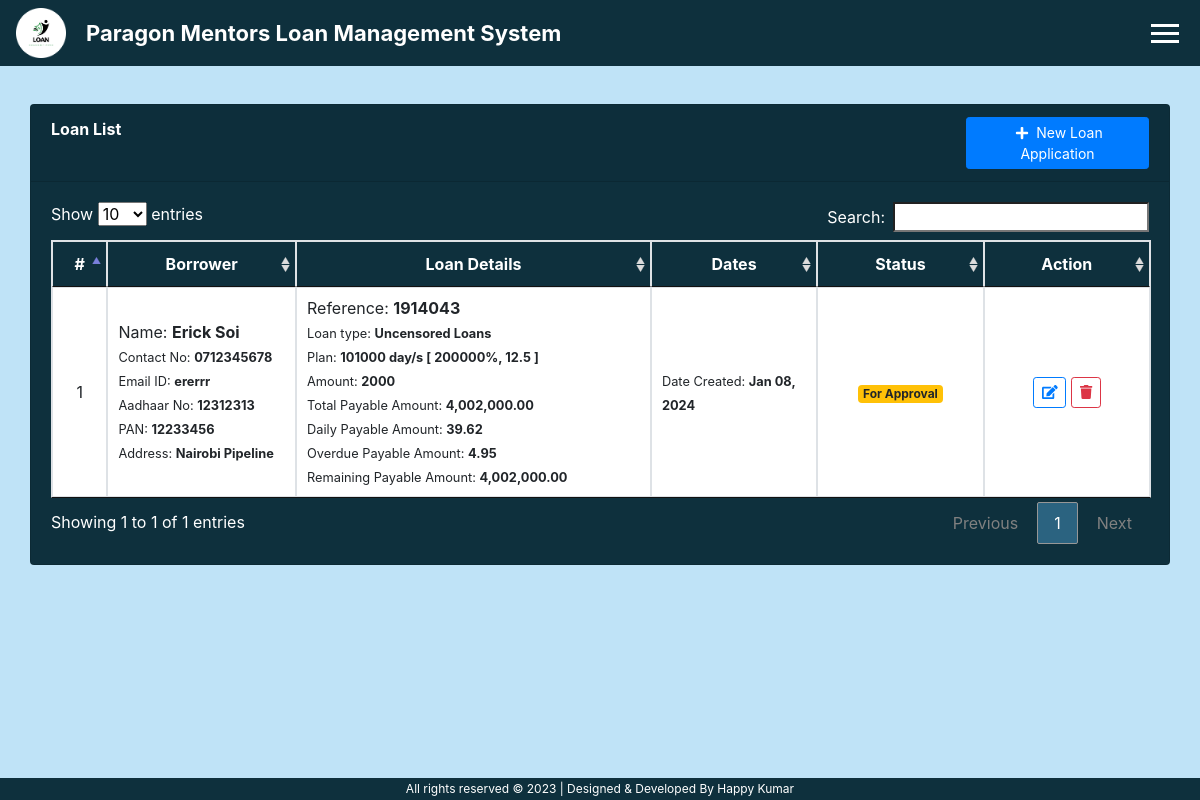
Screenshot of /index.php?page=loans (signed in) with the database file from the repository.
### tables this page shows
CREATE TABLE `loan_list` (
  `id` int NOT NULL AUTO_INCREMENT,
  `ref_no` varchar(50) NOT NULL,
  `loan_type_id` int NOT NULL,
  `borrower_id` int NOT NULL,
  `purpose` text NOT NULL,
  `amount` double NOT NULL,
  `daily_amount` double NOT NULL,
  `plan_id` int NOT NULL,
  `status` tinyint(1) NOT NULL DEFAULT '0' COMMENT '0= request, 1= confrimed,2=released,3=complteted,4=denied\r\n',
  `date_released` datetime DEFAULT NULL,
  `date_created` datetime NOT NULL DEFAULT CURRENT_TIMESTAMP ON UPDATE CURRENT_TIMESTAMP,
  PRIMARY KEY (`id`)
);

CREATE TABLE `borrowers` (
  `id` int NOT NULL AUTO_INCREMENT,
  `photo` varchar(255) DEFAULT NULL,
  `firstname` varchar(100) NOT NULL,
  `lastname` varchar(100) NOT NULL,
  `contact_no` varchar(30) NOT NULL,
  `address` text NOT NULL,
  `email` varchar(50) NOT NULL,
  `aadhaar` varchar(30) NOT NULL,
  `pan` varchar(30) NOT NULL,
  `date_created` date DEFAULT NULL,
  PRIMARY KEY (`id`)
);

CREATE TABLE `loan_plan` (
  `id` int NOT NULL AUTO_INCREMENT,
  `days` int NOT NULL,
  `interest_percentage` float NOT NULL,
  `penalty_rate` float NOT NULL,
  PRIMARY KEY (`id`)
);

### loans.php (the view, shortened to what this page needs)
<?php include 'db_connect.php' ?>
<div class="container-fluid" style="margin-bottom: 58px;">
<div class="col-lg-12">
	<div class="card">
		<div class="card-header" style="color: white !important;">
			<large class="card-title">
				<b>Loan List</b>
				<button class="btn btn-primary btn-sm btn-block col-md-2 float-right" type="button" id="new_application"><i class="fa fa-plus" style="width: 20px;"></i> New Loan Application</button>
			</large>
		</div>
		<div class="card-body" style="overflow-x:auto;">
			<table class="table table-bordered" id="loan-list">
				<colgroup style="overflow-x:auto;">
					<col width="5%">
					<col width="17%">
					<col width="32%">
					<col width="15%">
					<col width="15%">
					<?php if($_SESSION['login_type'] == 1): ?>
						<col width="15%">
					<?php endif; ?>
				</colgroup>
				<thead>
					<tr>
						<th class="text-center text-white">#</th>
						<th class="text-center text-white">Borrower</th>
						<th class="text-center text-white">Loan Details</th>
						<th class="text-center text-white">Dates</th>
						<th class="text-center text-white">Status</th>
						<?php if($_SESSION['login_type'] == 1): ?>
							<th class="text-center text-white">Action</th>
						<?php endif; ?>
					</tr>
				</thead>
				<tbody>
					<?php
						$i=1;
						$type = $conn->query("SELECT * FROM loan_types where id in (SELECT loan_type_id from loan_list) ");
						while($row=$type->fetch_assoc()){
							$type_arr[$row['id']] = $row['type_name'];
						}
						$plan = $conn->query("SELECT *,concat(days,' day/s [ ',interest_percentage,'%, ',penalty_rate,' ]') as plan FROM loan_plan where id in (SELECT plan_id from loan_list) ");
						while($row=$plan->fetch_assoc()){
							$plan_arr[$row['id']] = $row;
						}
						$qry = $conn->query("SELECT l.*,concat(b.firstname,' ',b.lastname)as name, b.contact_no, b.email, b.address, b.aadhaar, b.pan from loan_list l inner join borrowers b on b.id = l.borrower_id  order by id asc");
						while($row = $qry->fetch_assoc()):
							$daily = ($row['amount'] + ($row['amount'] * ($plan_arr[$row['plan_id']]['interest_percentage']/100))) / $plan_arr[$row['plan_id']]['days'];
							$total = $daily * $plan_arr[$row['plan_id']]['days'];
							$penalty = $daily * ($plan_arr[$row['plan_id']]['penalty_rate']/100);
							$sum_paid = 0;
							$remain = $total-$sum_paid;
						?>
						<tr>
						<td class="text-center"><?php echo $i++ ?></td>
						<td>
							<p>Name: <b><?php echo $row['name'] ?></b></p>
							<p><small>Contact No: <b><?php echo $row['contact_no'] ?></small></b></p>
							<p><small>Email ID: <b><?php echo $row['email'] ?></small></b></p>
							<p><small>Aadhaar No: <b><?php echo $row['aadhaar'] ?></small></b></p>
							<p><small>PAN: <b><?php echo $row['pan'] ?></small></b></p>
							<p><small>Address: <b><?php echo $row['address'] ?></small></b></p>
						</td>
						<td>
							<p>Reference: <b><?php echo $row['ref_no'] ?></b></p>
							<p><small>Loan type: <b><?php echo $type_arr[$row['loan_type_id']] ?></small></b></p>
							<p><small>Plan: <b><?php echo $plan_arr[$row['plan_id']]['plan'] ?></small></b></p>
							<p><small>Amount: <b><?php echo $row['amount'] ?></small></b></p>
							<p><small>Total Payable Amount: <b><?php echo number_format($total,2) ?></small></b></p>
							<p><small>Daily Payable Amount: <b><?php echo number_format($daily,2) ?></small></b></p>
							<p><small>Overdue Payable Amount: <b><?php echo number_format($penalty,2) ?></small></b></p>
							<p><small>Remaining Payable Amount: <b><?php echo number_format($remain,2) ?></small></b></p>
						</td>
						<td>
							<p><small>Date Created: <b><?php echo date("M d, Y",strtotime($row['date_created'])) ?></small></b></p>
						</td>
						<td class="text-center">
							<?php if($row['status'] == 0): ?>
								<span class="badge badge-warning">For Approval</span>
							<?php elseif($row['status'] == 1): ?>
								<span class="badge badge-info">Approved</span>
							<?php elseif($row['status'] == 2): ?>
								<span class="badge badge-primary">Released</span>
							<?php elseif($row['status'] == 3): ?>
								<span class="badge badge-success">Completed</span>
							<?php elseif($row['status'] == 4): ?>
								<span class="badge badge-danger">Denied</span>
							<?php endif; ?>
						</td>
						<?php if($_SESSION['login_type'] == 1): ?>
							<td class="text-center">
									<button class="btn btn-outline-primary btn-sm edit_loan" type="button" data-id="<?php echo $row['id'] ?>"><i class="fa fa-edit"></i></button>
									<button class="btn btn-outline-danger btn-sm delete_loan" type="button" data-id="<?php echo $row['id'] ?>"><i class="fa fa-trash"></i></button>
							</td>
						<?php endif; ?>
						</tr>
					<?php endwhile; ?>
				</tbody>
			</table>
		</div>
	</div>
</div>
</div>

### index.php (shortened to what this page needs)
<!DOCTYPE html>
<html lang="en">
<head>
<?php
 include('./header.php');
 ?>
</head>
<body>
	<?php include 'topbar.php' ?>
  <main id="view-panel" >
      <?php $page = isset($_GET['page']) ? $_GET['page'] :'home'; ?>
  	<?php include $page.'.php' ?>
  </main>
  <footer>All rights reserved &copy; 2023 | Designed & Developed By Happy Kumar</footer>
</body>
</html>

### header.php (shortened to what this page needs)
  <link rel="stylesheet" href="assets/font-awesome/css/all.min.css">
<link href="assets/vendor/bootstrap/css/bootstrap.min.css" rel="stylesheet">
<link href="assets/vendor/icofont/icofont.min.css" rel="stylesheet">
<link href="assets/vendor/boxicons/css/boxicons.min.css" rel="stylesheet">
<link href="assets/vendor/venobox/venobox.css" rel="stylesheet">
<link href="assets/vendor/animate.css/animate.min.css" rel="stylesheet">
<link href="assets/vendor/remixicon/remixicon.css" rel="stylesheet">
<link href="assets/vendor/owl.carousel/assets/owl.carousel.min.css" rel="stylesheet">
<link href="assets/vendor/bootstrap-datepicker/css/bootstrap-datepicker.min.css" rel="stylesheet">
<link href="assets/DataTables/datatables.min.css" rel="stylesheet">
<link href="assets/css/jquery.datetimepicker.min.css" rel="stylesheet">
<link href="assets/css/select2.min.css" rel="stylesheet">
<link type="text/css" rel="stylesheet" href="assets/css/jquery-te-1.4.0.css">

### topbar.php (shortened to what this page needs)
<nav class="navbar">
  <div class="logo">
    <a href="index.php?page=home"><img src="new_UI/img/logo.png" alt="logo"></a>
    <h4 class="title">Paragon Mentors Loan Management System</h4>
  </div>
  <div class="ham" id="hamburger">
  <span class="bar1"></span>
  <span class="bar2"></span>
  <span class="bar3"></span>
  </div>
 </nav>

### loans.php (style rules this page uses)
td p { margin:unset; }
td { vertical-align: middle !important; }

### rows the page displays
loan_list: name "Erick Soi", borrower.contact_no "0712345678", borrower.email "ererrr", borrower.aadhaar "12312313", borrower.pan "12233456", borrower.address "Nairobi Pipeline", ref_no "1914043", loan_type "Uncensored Loans", plan "101000 day/s [ 200000%, 12.5 ]", amount "2000", total "4,002,000.00", daily "39.62", penalty "4.95", remain "4,002,000.00", date_created "Jan 08, 2024", status "For Approval"
